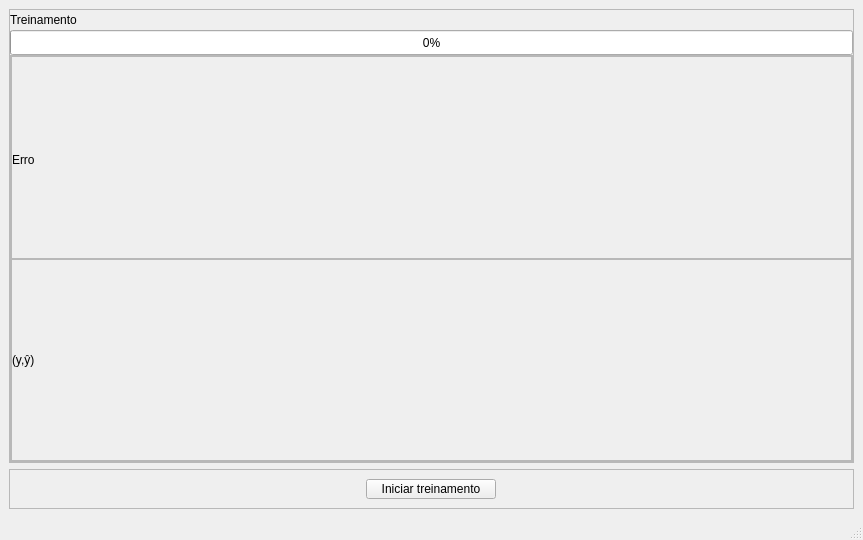
<?xml version="1.0" encoding="UTF-8"?>
<ui version="4.0">
 <class>MainWindow</class>
 <widget class="QMainWindow" name="MainWindow">
  <property name="geometry">
   <rect>
    <x>0</x>
    <y>0</y>
    <width>863</width>
    <height>540</height>
   </rect>
  </property>
  <property name="windowTitle">
   <string>MainWindow</string>
  </property>
  <widget class="QWidget" name="centralwidget">
   <layout class="QVBoxLayout" name="verticalLayout">
    <item>
     <widget class="QFrame" name="frame">
      <property name="frameShape">
       <enum>QFrame::StyledPanel</enum>
      </property>
      <property name="frameShadow">
       <enum>QFrame::Raised</enum>
      </property>
      <layout class="QVBoxLayout" name="verticalLayout_2">
       <property name="spacing">
        <number>0</number>
       </property>
       <property name="leftMargin">
        <number>0</number>
       </property>
       <property name="topMargin">
        <number>0</number>
       </property>
       <property name="rightMargin">
        <number>0</number>
       </property>
       <property name="bottomMargin">
        <number>0</number>
       </property>
       <item>
        <widget class="QLabel" name="label">
         <property name="minimumSize">
          <size>
           <width>0</width>
           <height>20</height>
          </size>
         </property>
         <property name="maximumSize">
          <size>
           <width>16777215</width>
           <height>20</height>
          </size>
         </property>
         <property name="text">
          <string>Treinamento</string>
         </property>
        </widget>
       </item>
       <item>
        <widget class="QProgressBar" name="progressBar">
         <property name="maximumSize">
          <size>
           <width>16777215</width>
           <height>25</height>
          </size>
         </property>
         <property name="value">
          <number>0</number>
         </property>
        </widget>
       </item>
       <item>
        <widget class="QFrame" name="frame4">
         <property name="frameShape">
          <enum>QFrame::StyledPanel</enum>
         </property>
         <property name="frameShadow">
          <enum>QFrame::Raised</enum>
         </property>
         <layout class="QVBoxLayout" name="verticalLayout_3">
          <property name="spacing">
           <number>0</number>
          </property>
          <property name="leftMargin">
           <number>0</number>
          </property>
          <property name="topMargin">
           <number>0</number>
          </property>
          <property name="rightMargin">
           <number>0</number>
          </property>
          <property name="bottomMargin">
           <number>0</number>
          </property>
          <item>
           <widget class="QFrame" name="frame2">
            <property name="frameShape">
             <enum>QFrame::StyledPanel</enum>
            </property>
            <property name="frameShadow">
             <enum>QFrame::Raised</enum>
            </property>
            <layout class="QVBoxLayout" name="verticalLayout_4">
             <property name="spacing">
              <number>0</number>
             </property>
             <property name="leftMargin">
              <number>0</number>
             </property>
             <property name="topMargin">
              <number>5</number>
             </property>
             <property name="rightMargin">
              <number>0</number>
             </property>
             <property name="bottomMargin">
              <number>0</number>
             </property>
             <item>
              <widget class="QLabel" name="label2">
               <property name="text">
                <string>Erro</string>
               </property>
              </widget>
             </item>
            </layout>
           </widget>
          </item>
          <item>
           <widget class="QFrame" name="frame_4">
            <property name="frameShape">
             <enum>QFrame::StyledPanel</enum>
            </property>
            <property name="frameShadow">
             <enum>QFrame::Raised</enum>
            </property>
            <layout class="QHBoxLayout" name="horizontalLayout_2">
             <property name="spacing">
              <number>0</number>
             </property>
             <property name="leftMargin">
              <number>0</number>
             </property>
             <property name="topMargin">
              <number>0</number>
             </property>
             <property name="rightMargin">
              <number>0</number>
             </property>
             <property name="bottomMargin">
              <number>0</number>
             </property>
             <item>
              <widget class="QLabel" name="label4">
               <property name="text">
                <string>(y,ŷ)</string>
               </property>
              </widget>
             </item>
            </layout>
           </widget>
          </item>
         </layout>
        </widget>
       </item>
      </layout>
     </widget>
    </item>
    <item>
     <widget class="QFrame" name="frame_5">
      <property name="maximumSize">
       <size>
        <width>16777215</width>
        <height>40</height>
       </size>
      </property>
      <property name="frameShape">
       <enum>QFrame::StyledPanel</enum>
      </property>
      <property name="frameShadow">
       <enum>QFrame::Raised</enum>
      </property>
      <layout class="QHBoxLayout" name="horizontalLayout_3">
       <item>
        <widget class="QPushButton" name="btn_treinar">
         <property name="maximumSize">
          <size>
           <width>130</width>
           <height>16777215</height>
          </size>
         </property>
         <property name="text">
          <string>Iniciar treinamento</string>
         </property>
        </widget>
       </item>
      </layout>
     </widget>
    </item>
   </layout>
  </widget>
  <widget class="QStatusBar" name="statusbar"/>
 </widget>
 <resources/>
 <connections/>
</ui>
